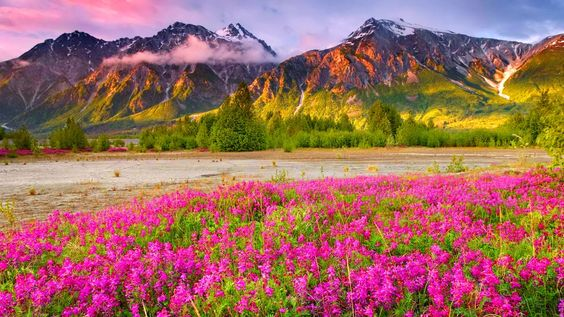
#> input picture DAY04 Image Normalize , Binarize & Threshold/scenery.jpg, 564 x 317 px
$ jupyter execute CNN_Threshold_Binarization_DAY04.ipynb
#> lines starting #> are read from the running program, lines starting #| are printed output that depends on the picture; after the words box and inside, x2 and y2 are one past the last pixel; in counts of white or black regions, pixels touching at a corner belong together
# Importing OpenCV and Python Libraries

[cell 1]
import numpy as np
import pandas as pd
import matplotlib.pyplot as plt
import seaborn as sns

[cell 2]
from google.colab.patches import cv2_imshow  #so that we can show the image
import cv2       # importing Open CV

from google.colab import files    # we are importing the file from the device
uploaded = files.upload()
#> the answer given: scenery.jpg

# Uploading the image

[cell 3]
from google.colab.patches import cv2_imshow # Import the cv2_imshow function from google.colab.patches
import cv2

image = cv2.imread('scenery.jpg')
#> image is the input picture: shape (317, 564, 3); mean B, G, R 95.6, 106.9, 158.7
print( image )        # this will print the matrix of the image
#> (printed output is left out)

cv2_imshow(image) # Use cv2_imshow instead of cv2.imshow

As it is a color image thats it gave 3 matrices for each pixel

# Shape of the image

[cell 4]
image.shape
#> Out = (317, 564, 3)

# Gray Scale Image

[cell 5]
gray_scale = cv2.cvtColor(image, cv2.COLOR_BGR2GRAY)
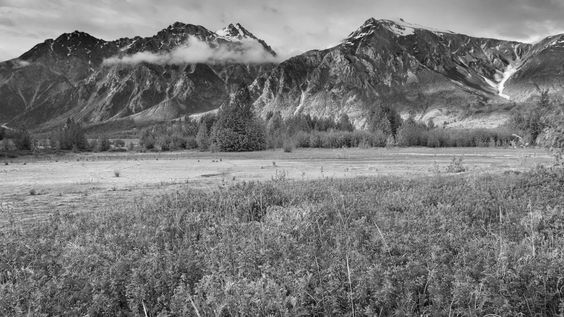
#> gray_scale: shape (317, 564); min 4, max 252, mean 121.1
cv2_imshow(gray_scale)

# Thresholding -- Binarization of Image
---

Simple Thresholding

[cell 6]
threshold , thresh = cv2.threshold(gray_scale, 127, 255, cv2.THRESH_BINARY)
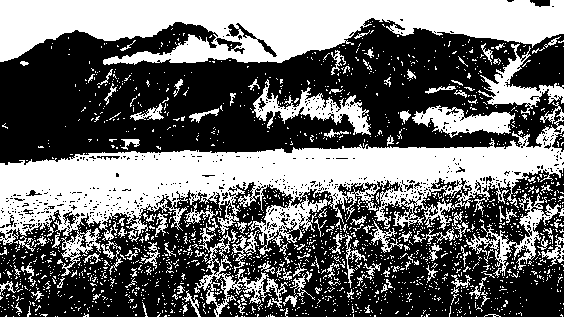
#> thresh: shape (317, 564); 42.6% white; 1899 white regions (1770 under 20 px), largest, box (x1, y1, x2, y2) and area: (0, 102, 564, 276) 31045, (0, 0, 564, 65) 23717, (252, 79, 371, 135) 2062
cv2_imshow(thresh)

127 is the threshold more than that will be taken as 255 less than that will be taken as 0

threshold is the border that is 127
thresh  is the final value of the pixel .

[cell 7]
threshold , thresh = cv2.threshold(gray_scale, 90, 255, cv2.THRESH_BINARY)
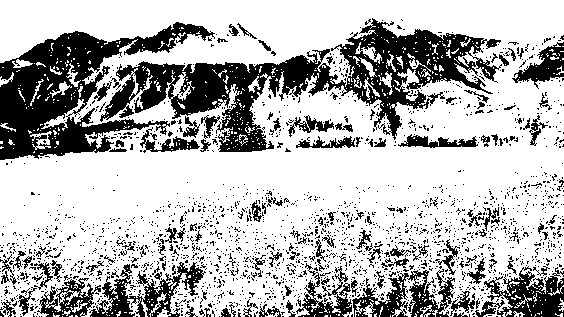
#> thresh: shape (317, 564); 71.6% white; 2147 black regions (2016 under 20 px), largest, box (x1, y1, x2, y2) and area: (100, 18, 502, 152) 15839, (0, 22, 215, 160) 11252, (89, 262, 206, 317) 2290
cv2_imshow(thresh)

less the threshold the more of the part becomes white

[cell 8]
threshold , thresh = cv2.threshold(gray_scale, 200, 255, cv2.THRESH_BINARY)
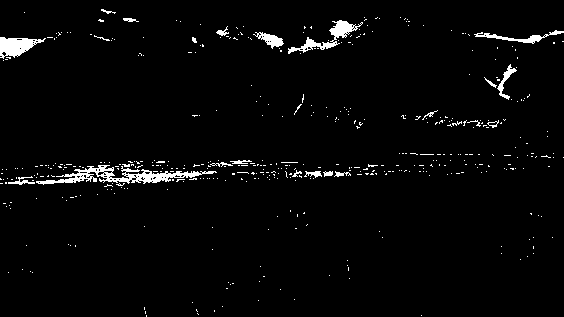
#> thresh: shape (317, 564); 2.7% white; 460 white regions (437 under 20 px), largest, box (x1, y1, x2, y2) and area: (36, 165, 217, 185) 1223, (288, 20, 363, 54) 589, (0, 37, 46, 59) 562
cv2_imshow(thresh)

more the threshold the less part is whwite , the more part is white  as more part gonna be 0

# Inverse Threshold

[cell 9]
threshold , thresh_inv = cv2.threshold(gray_scale, 127, 255, cv2.THRESH_BINARY_INV)
cv2_imshow(thresh_inv)

inverse of our first threshold image

# Adaptive Thresholding

[cell 10]
adaptive_threshold = cv2.adaptiveThreshold(gray_scale, 255, cv2.ADAPTIVE_THRESH_MEAN_C, cv2.THRESH_BINARY, 11, 2)
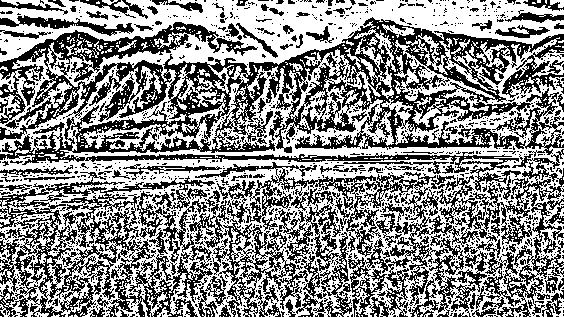
#> adaptive_threshold: shape (317, 564); 54.4% white; black in thin lines or dots
cv2_imshow(adaptive_threshold)

we give the image that is Gray_scale
we give the maximum value that is 255

we put the adaptive function ( basically tells the machine which value to use )

then the thresh_binary function ( threshold type )

11 - block size / kernel size Open CV needs to compute the mean to find the optimal threshold value .

3 - C _ Value that is subtracted from the mean so that we can fine tune our Thresholding

[cell 11]
adaptive_threshold = cv2.adaptiveThreshold(gray_scale, 255, cv2.ADAPTIVE_THRESH_MEAN_C, cv2.THRESH_BINARY, 13, 2)
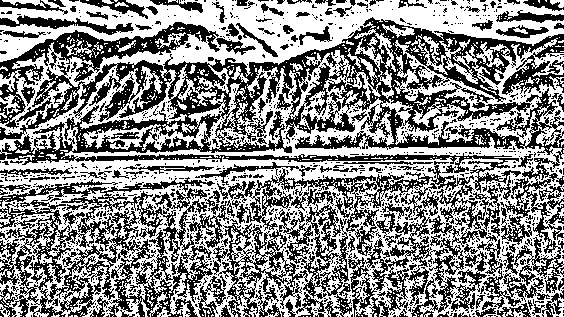
#> adaptive_threshold: shape (317, 564); 53.9% white; 1296 black regions (1158 under 20 px), largest, box (x1, y1, x2, y2) and area: (0, 17, 564, 307) 33598, (0, 177, 215, 317) 12231, (217, 161, 500, 317) 10350
cv2_imshow(adaptive_threshold)

[cell 12]
adaptive_threshold = cv2.adaptiveThreshold(gray_scale, 255, cv2.ADAPTIVE_THRESH_MEAN_C, cv2.THRESH_BINARY, 13, 5)
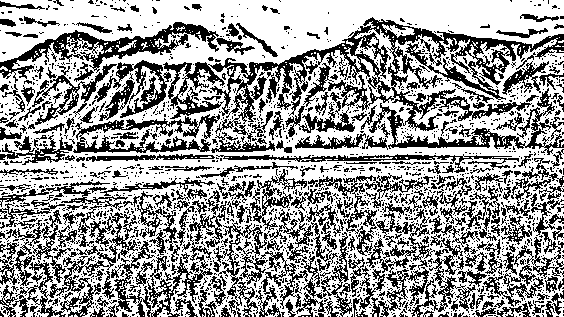
#> adaptive_threshold: shape (317, 564); 61.3% white; black in thin lines or dots
cv2_imshow(adaptive_threshold)

[cell 13]
adaptive_threshold = cv2.adaptiveThreshold(gray_scale, 255, cv2.ADAPTIVE_THRESH_MEAN_C, cv2.THRESH_BINARY, 13, 9)
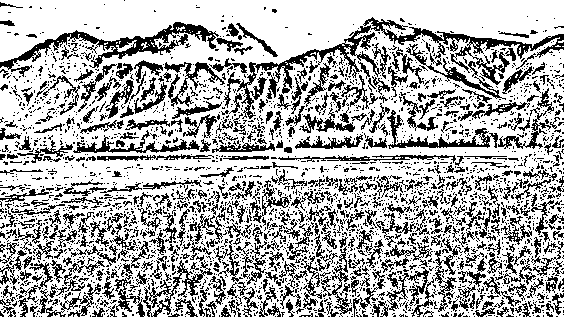
#> adaptive_threshold: shape (317, 564); 68.8% white; black in thin lines or dots
cv2_imshow(adaptive_threshold)

Instead of mean we can do Gaussian

[cell 14]
adaptive_threshold = cv2.adaptiveThreshold(gray_scale, 255, cv2.ADAPTIVE_THRESH_GAUSSIAN_C, cv2.THRESH_BINARY, 13, 9)
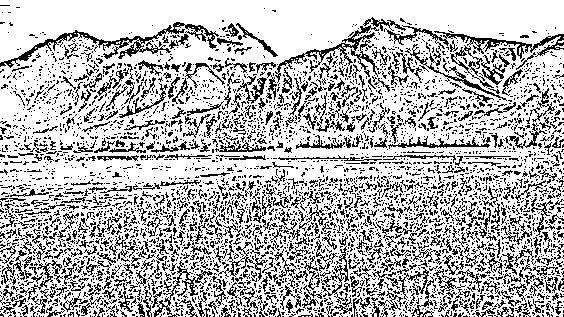
#> adaptive_threshold: shape (317, 564); 72.5% white; black in thin lines or dots
cv2_imshow(adaptive_threshold)
